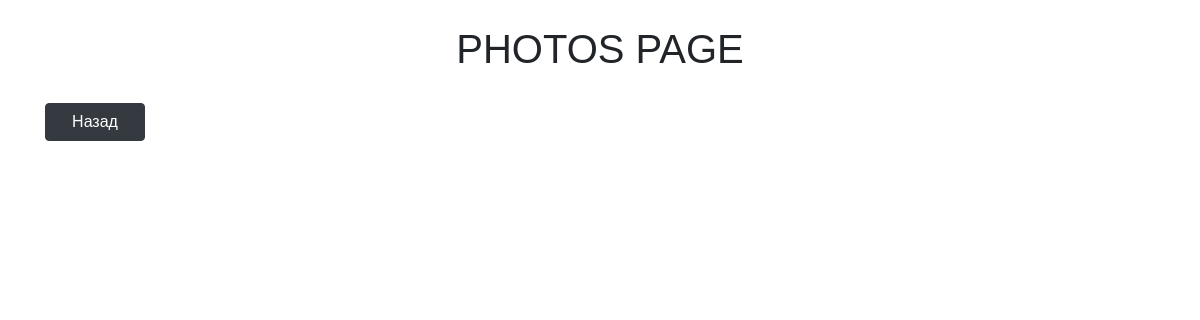
The page /photos.php?id=59 on the database as committed earlier.
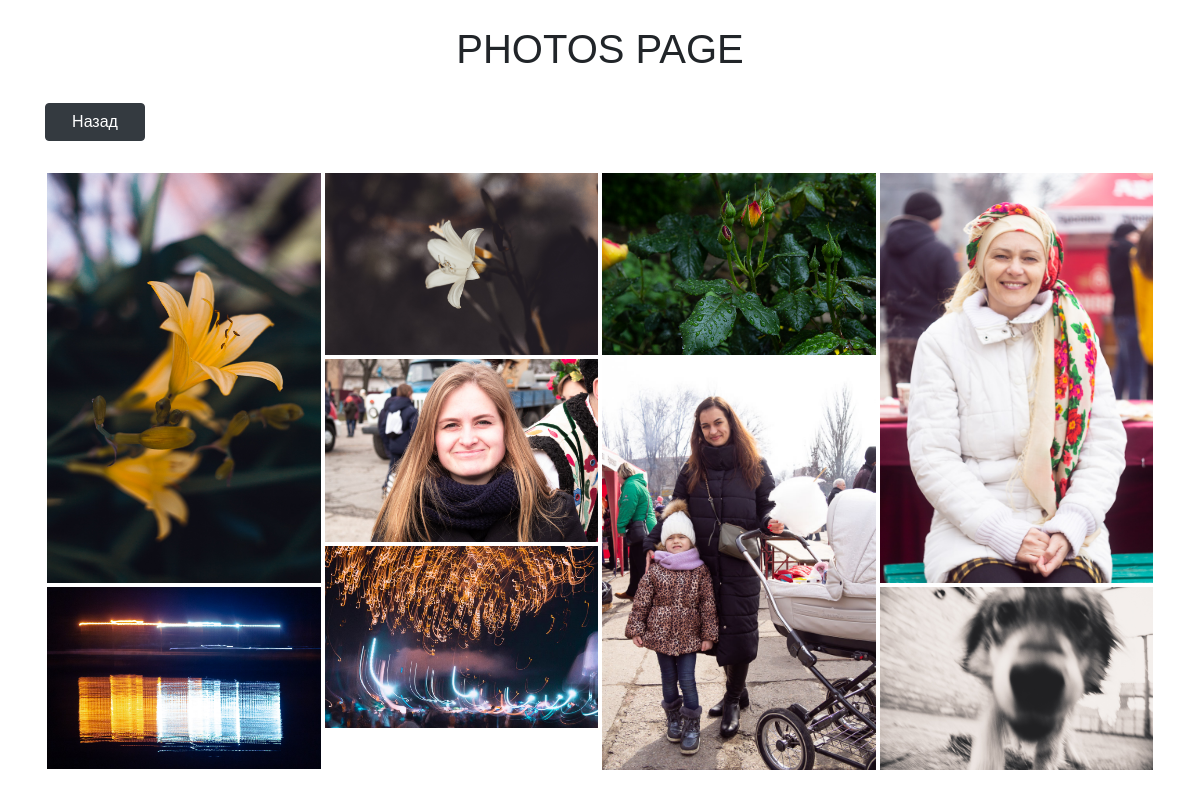
The same page on the database as committed later.
### tables this page shows
CREATE TABLE `photos` (
  `id` int(11) NOT NULL,
  `path` tinytext NOT NULL,
  `album_id` int(11) DEFAULT NULL
);

### photos.php (the view, shortened to what this page needs)
<?php
    require_once 'core/connect_db.php';
    $request = "SELECT * FROM photos WHERE album_id = :album_id";
     try {
        $responce = $pdo->prepare($request);
        $responce->execute(['album_id' => $_GET['id']]);
    } catch (PDOException $e) {
        echo "Ошибка базы данных: " . $e->getMessage();
    }
    $photos = $responce->fetchAll(PDO::FETCH_ASSOC);
?>
<!doctype html>
<html lang="en">
    <head>
        <link rel="stylesheet" href="assets/bootstrap/css/bootstrap.min.css" >
    	<link rel="stylesheet" href="assets/style.css">
        <link rel="stylesheet" href="assets/media.css">
        <link rel="stylesheet" href="assets/fonts.css">
        <link rel="stylesheet" href="assets/fancybox/dist/jquery.fancybox.min.css">
    </head>
    <body>
        <div class="container">
            <h1 class="title">PHOTOS PAGE</h1>
            <button class="btn btn-dark back" onclick="window.history.back()">Назад</button>
        </div>
        <div class="container foto-container">
            <div class="grid">
            <?php foreach($photos as $photo): ?>
                <div class="grid-item">
                    <a href="<?= $photo['path']; ?>" data-fancybox="gallery" data-caption="">
    	                <img src="<?= $photo['path']; ?>" alt="" />
                    </a>
                </div>
                <?php endforeach; ?>
            </div>
        </div>
    </body>
</html>

### assets/style.css (style rules this page uses)
body { font-family: Arial, "Times New Roman", sans-serif; }
.foto-container { margin-top: 30px; }
.grid-item { width: 25%; padding: 2px; }
.grid-item img { max-width: 100%; }
.title { text-align: center; margin-top: 25px; margin-bottom: 30px; }
.btn { width: 100px; margin: 0 auto; }

Rows that differ between the two databases and show on the page:
added photos: path (picture)
added photos: path (picture)
added photos: path (picture)
added photos: path (picture)
added photos: path (picture)
added photos: path (picture)
added photos: path (picture)
added photos: path (picture)
added photos: path (picture)
